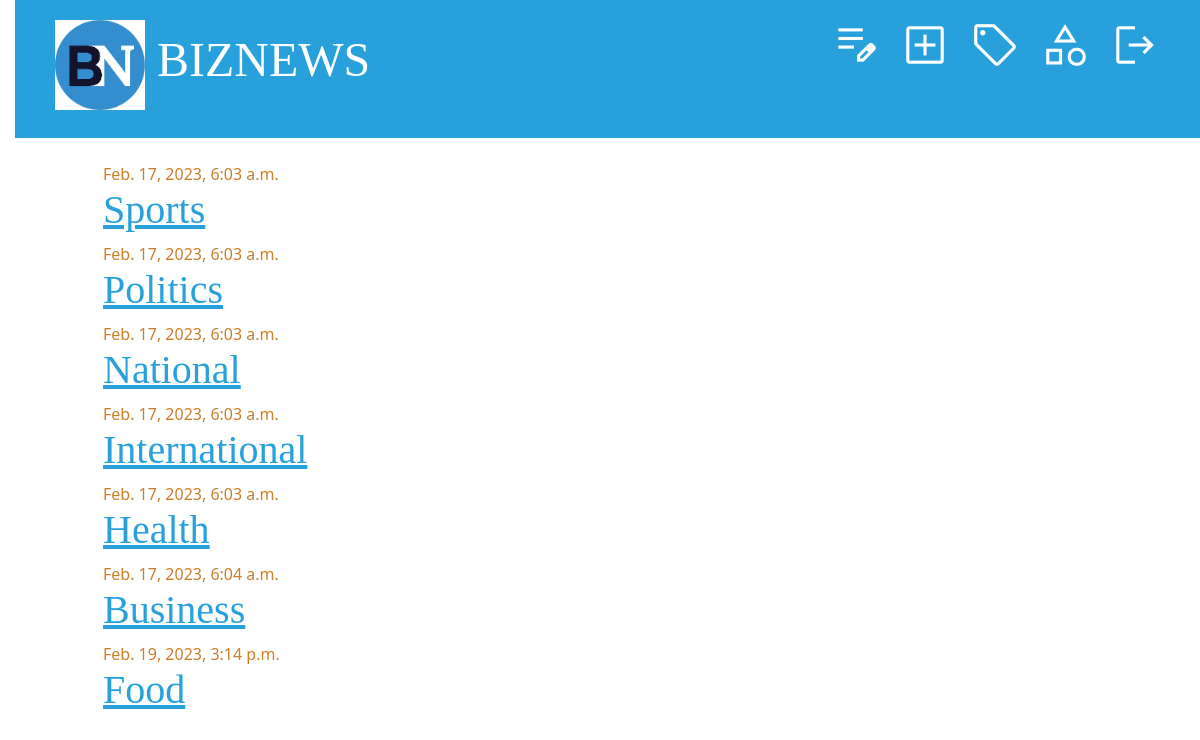
Screenshot of /category-list (signed in) with the database file from the repository.
### biznews/models.py (models this page shows, shortened)
class TimeStampModel(models.Model):
    created_at = models.DateTimeField(auto_now_add=True)
    updated_at = models.DateTimeField(auto_now=True)
    class Meta:
        abstract = True

class Category(TimeStampModel):
    name = models.CharField(max_length=50)

### biznews/views.py (the view)
class CategoryListView(LoginRequiredMixin, ListView):
    model = Category
    template_name = "news_admin/category_list.html"
    context_object_name = "categories"

### biznews/navigation_context_processor.py (called while the page is built)
def navigation(request):
    categories = Category.objects.all()
    top_categories = (
        Post.objects.values("category__pk","category__name")
        .annotate(
            pk=F("category__pk"), name=F("category__name"), max_views=Sum("views_count")
        )
        .order_by("-views_count")
        .values("pk", "name", "max_views")
    )[:4]
    print(top_categories)
    tags = Tag.objects.all()[:10]
    return {
        "categories" : categories,
        "top_categories": top_categories,
        "tags" : tags,
    }

### templates/news_admin/category_list.html
{% extends "news_admin/base.html" %}
{% block content %}
  {% for category in categories %}
    <div class="category">
      {% if category.created_at %}<div class="date">{{ category.created_at }}</div>{% endif %}
      <h1>
        <a href="{% url 'category-detail' category.pk %}">{{ category.name }}</a>
      </h1>
    </div>
  {% endfor %}
{% endblock content %}

### static/news_admin/css/blog.css (style rules this page uses)
body { padding-left: 15px; }
h1 a { color: #27a0dc; font-family: "Lobster"; }
h1, h2, h3, h4 { font-family: "Lobster", cursive; }
.date { color: #ce7e29; }

### rows the page displays
Category: created_at "Feb. 17, 2023, 6:03 a.m.", name "Sports"
Category: created_at "Feb. 17, 2023, 6:03 a.m.", name "Politics"
Category: created_at "Feb. 17, 2023, 6:03 a.m.", name "National"
Category: created_at "Feb. 17, 2023, 6:03 a.m.", name "International"
Category: created_at "Feb. 17, 2023, 6:03 a.m.", name "Health"
Category: created_at "Feb. 17, 2023, 6:04 a.m.", name "Business"
Category: created_at "Feb. 19, 2023, 3:14 p.m.", name "Food"
